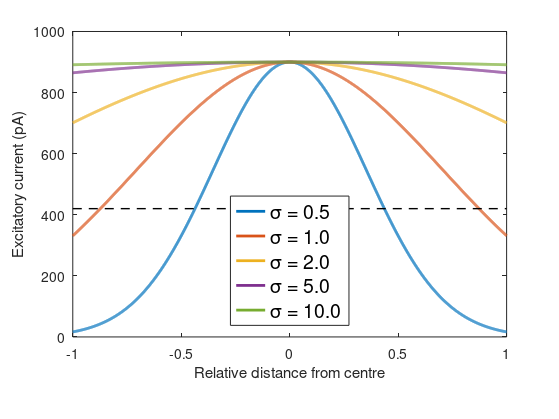

MATLAB code for this plot:
% Input spread illustration

close all;

Ie_max =  900e-12;
sigma_vec = [0.5 1 2 5 10];
thr = 420e-12;

pA = 1e12;

d = -1:0.001:1;

fontSize = 16;
subplot(10,1,1:9, 'FontSize', fontSize);

it = 1;
for sigma = sigma_vec
    plot(d, Ie_max*exp(-d.^2./sigma^2)*pA, 'LineWidth', 2);
    hold all;
    leg{it} = sprintf('\\sigma = %.1f', sigma);
    it = it+1;
end

plot([-1 1], [thr thr]*pA, '--k', 'LineWidth', 1);
xlabel('Relative distance from centre');
ylabel('Excitatory current (pA)');
%ylim([10 Ie_max+0.5]);
legend(leg, 'Location', 'south', 'FontSize', fontSize-2);


set(gcf,'PaperPositionMode','auto', 'Renderer', 'Painters');
print('-depsc2', 'fig_input_spread_illustration.eps');